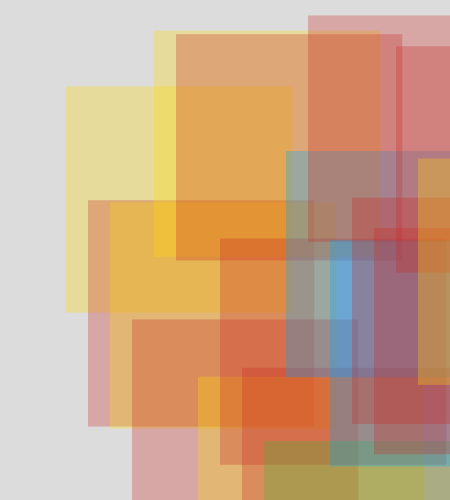
Frame 1 (no input)
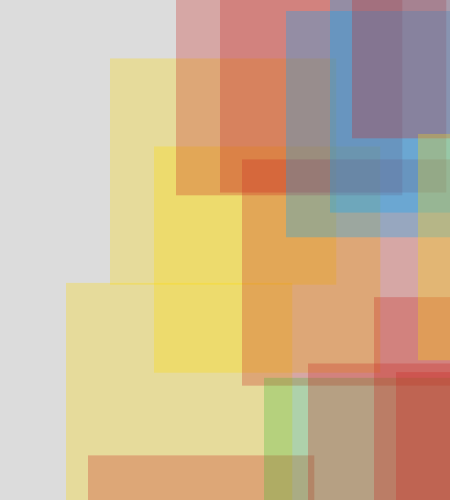
Frame 60 (the mouse pressed at the canvas centre just before this capture)
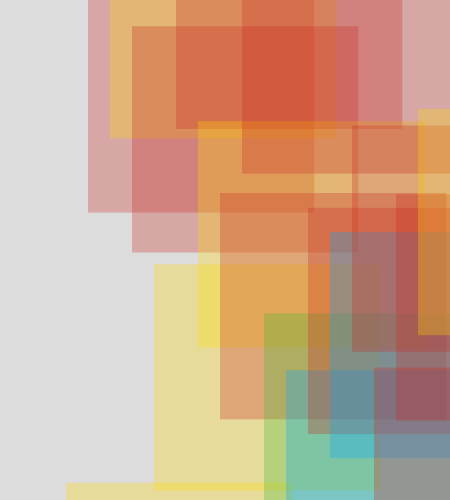
Frame 120 (the mouse held since frame 60 and released just before this capture)

The Processing sketch that drew these frames (run headless with seeded random() and noise(); from frame 60 on, the mouse is pressed at the canvas centre):

// Processing sketch: processing_20522
// ── processing_20522.pde

int num = 20;
float[] length= new float[num];
float mySize = random(350);
float[] ypos = new float[num];
float[] speed = new float[num];

color[] myColors = new color[4];
int[] col = new int[num];

void setup() {
  frameRate(10);
  size(450,500);

  //explicitly add colors to the myColors array
  myColors[0] = color(200,40,35,75);
  myColors[1] = color(65,185,54,75);
  myColors[2] = color(255,217,0,75);
  myColors[3] = color(0,168,255,75);

  //use a loop to randomly seed ypos, speed, and col
  for(int i=num-1; i>=0; i--) {
    ypos[i] = random(0,height);
    speed[i] = random(-5,5);
    col[i] = floor(random(0,4));
    length[i]=random(15,150);
  }
  noStroke();
  smooth();
}

void draw() {
  background(220);
  
  for(int i=2; i<num-1; i++) {
    //use the int from col[] to choose the fill from myColors[]
    fill(myColors[col[i]]);
    //draw the ellipse using ypos[]
    rect(width/num * i + width/num, ypos[i], mySize, mySize);
    //update ypos[] with speed[]
    ypos[i] = ypos[i] + speed[i];
    length[i]=length[i]+4;
    
    //if the circles go off the screen, reset them
    if(ypos[i] > height + mySize/2) ypos[i] = -mySize/2;
    if(ypos[i] < -mySize/2) ypos[i] = height - +mySize/2;
    if(length[i] > 500) length[i] = 10;
    if(length[i] > 50) fill(myColors[col[i]]);

  }
}
